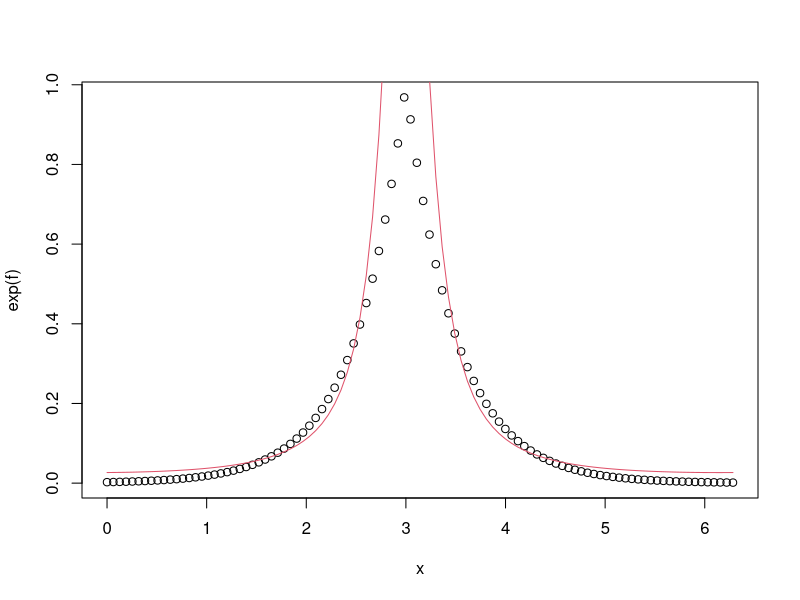

This figure's R source:
dpurka <- function(x, a, m, logged = FALSE) {
  con <- a / ( 2 - exp(-a * m) - exp(a * m - a * 2 * pi) ) 
  den <- con * exp(-a * abs(x - m) ) 
  if (logged) den <- log(den)
  den
}


ppurka <- function(x, m, a, logged = FALSE) {
  if (x == m)  {
    prob <- 0.5
  } else if (x < m) {
    con <- a / ( 2 - exp(-a * m) - exp(a * m - a * 2 * pi) ) 
    prob <- con / a * exp(-a * m) * ( exp(a * x) - 1 )
  } else {
    con <- a / ( 2 - exp(-a * m) - exp(a * m - a * 2 * pi) ) 
    prob <- 0.5 + con / a * ( 1 - exp(a * m - a * x) ) 
  }     
  prob
}


con <- function(m) {
  pou <- function(rho) {
    f <- log(a) - log(2) - log( 1 - exp(-a * pi) ) - a * abs(x - m)
    g <-  -log(2 * pi) + log( 1 - rho^2 ) - log( 1 + rho^2 - 2 * rho * cos(x - m) )
    g - f
  }
  mod <- optimise( pou, c(0.001, 0.999) )

  M <- exp( mod$objective)
}


x <- seq(0, 2 * pi, length = 100)
m <- 3
a <- 2
rho <- 0.8

f <- log(a) - log(2) - log( 1 - exp(-a * pi) ) - a * abs(x - m)
g <-  -log(2 * pi) + log( 1 - rho^2 ) - log( 1 + rho^2 - 2 * rho * cos(x - m) )
plot(x, exp(f))
lines(x, 1.5 * exp(g),col=2)

